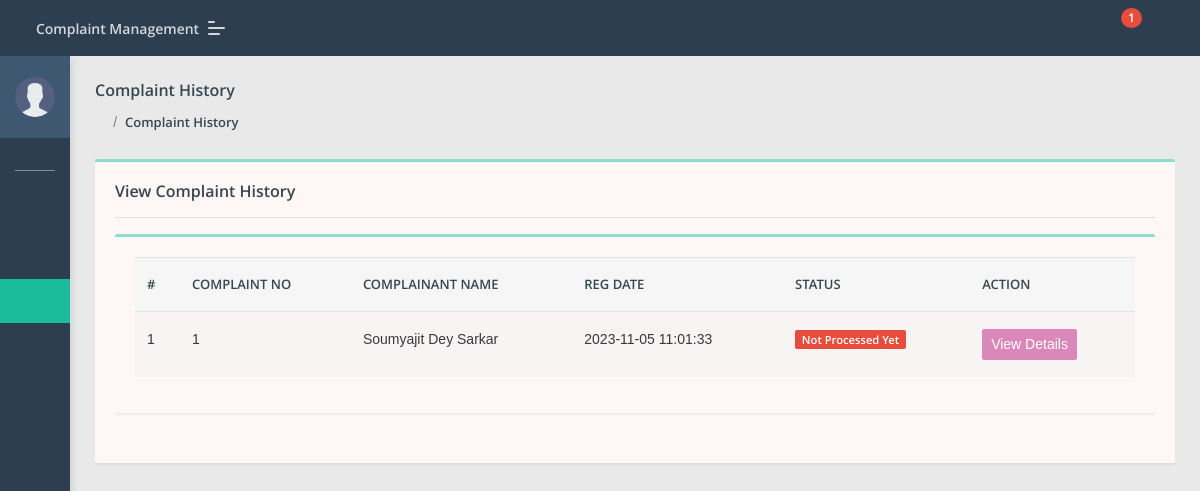
Page /cms/user/complaint-history.php (signed in) on the committed database.
### tables this page shows
CREATE TABLE `users` (
  `id` int(11) NOT NULL,
  `fullName` varchar(255) DEFAULT NULL,
  `userEmail` varchar(255) DEFAULT NULL,
  `password` varchar(255) DEFAULT NULL,
  `contactNo` bigint(11) DEFAULT NULL,
  `address` tinytext DEFAULT NULL,
  `State` varchar(255) DEFAULT NULL,
  `country` varchar(255) DEFAULT NULL,
  `pincode` int(6) DEFAULT NULL,
  `userImage` varchar(255) DEFAULT NULL,
  `regDate` timestamp NOT NULL DEFAULT current_timestamp(),
  `updationDate` timestamp NULL DEFAULT NULL,
  `status` int(1) DEFAULT NULL
);

CREATE TABLE `tblcomplaints` (
  `complaintNumber` int(11) NOT NULL,
  `userId` int(11) DEFAULT NULL,
  `category` int(11) DEFAULT NULL,
  `subcategory` varchar(255) DEFAULT NULL,
  `complaintType` varchar(255) DEFAULT NULL,
  `state` varchar(255) DEFAULT NULL,
  `noc` varchar(255) DEFAULT NULL,
  `complaintDetails` mediumtext DEFAULT NULL,
  `complaintFile` varchar(255) DEFAULT NULL,
  `regDate` timestamp NULL DEFAULT current_timestamp(),
  `status` varchar(50) DEFAULT NULL,
  `lastUpdationDate` timestamp NULL DEFAULT NULL ON UPDATE current_timestamp()
);

### cms/user/complaint-history.php (the view, shortened to what this page needs)
<?php
include('include/config.php');
if(strlen($_SESSION['id'])==0)
    {
header('location:index.php');
}
else{
?>
<!DOCTYPE html>
<html lang="en">
<head>
    <link rel="stylesheet" href="../admin/assets/css/style.css">
</head>
<body class="">
	<?php include('include/sidebar.php');?>
	<?php include('include/header.php');?>
<section class="pcoded-main-container">
    <div class="pcoded-content">
        <div class="page-header">
            <div class="page-block">
                <div class="row align-items-center">
                    <div class="col-md-12">
                        <div class="page-header-title">
                            <h5 class="m-b-10">Complaint History</h5>
                        </div>
                        <ul class="breadcrumb">
                            <li class="breadcrumb-item"><a href="dashboard.php"><i class="feather icon-home"></i></a></li>
                            <li class="breadcrumb-item"><a href="complaint-history.php">Complaint History</a></li>
                        </ul>
                    </div>
                </div>
            </div>
        </div>
        <div class="row">
            <div class="col-sm-12">
                <div class="card">
                    <div class="card-body">
                        <h5>View Complaint History</h5>
                        <hr>
                      <div class="row">
                            <div class="col-xl-12">
                <div class="card">
                    <div class="card-body table-border-style">
                        <div class="table-responsive">
                            <table class="table table-striped">
                                <thead>
                                        <tr><th>#</th>
											<th>Complaint No</th>
											<th>Complainant Name</th>
											<th>Reg Date</th>
											<th>Status</th>
											<th>Action</th>
										</tr>
                                </thead>
                                <tbody>
                                    <?php
$uid=$_SESSION['id'];
$query=mysqli_query($con,"select tblcomplaints.*,users.fullName as name from tblcomplaints join users on users.id=tblcomplaints.userId where tblcomplaints.userId='$uid'");
$cnt=1;
while($row=mysqli_fetch_array($query))
{
?>
                                        <tr>
                                            <td><?php echo htmlentities($cnt);?></td>
                                            <td><?php echo htmlentities($row['complaintNumber']);?></td>
                                            <td><?php echo htmlentities($row['name']);?></td>
                                            <td> <?php echo htmlentities($row['regDate']);?></td>
                                             <td>
                                                <?php $status=$row['status'];
                                                if($status==''): ?>
                                                <span class="badge badge-danger">Not Processed Yet</span>
                                            <?php elseif($status=='in process'):?>
                                             <span class="badge badge-warning">In Process</span>
                                         <?php elseif($status=='closed'):?>
                                             <span class="badge badge-success">Closed</span>
                                         <?php endif;?>
</td>
<td>   <a href="complaint-details.php?cid=<?php echo htmlentities($row['complaintNumber']);?>" class="btn btn-primary btn-sm"> View Details</a>
											</td>
                                        </tr>
                                        <?php $cnt=$cnt+1; } ?>
                                </tbody>
                            </table>
                        </div>
                    </div>
                </div>
            </div>
                        </div>
                    </div>
                </div>
            </div>
        </div>
    </div>
</section>
</body>
</html>
<?php } ?>

### cms/user/include/sidebar.php (shortened to what this page needs)
	<nav class="pcoded-navbar  ">
		<div class="navbar-wrapper  ">
			<div class="navbar-content scroll-div " >
				<div class="">
					<div class="main-menu-header">
						<?php
$id=intval($_SESSION["id"]);
$query=mysqli_query($con,"select * from users where id='$id'");
while($row=mysqli_fetch_array($query))
{
?>
						<img class="img-radius" src="../admin/assets/images/user/user.png" alt="User-Profile-Image">
						<div class="user-details">
						</div><?php } ?>
					</div>
				</div>
				<ul class="nav pcoded-inner-navbar ">
					<li class="nav-item pcoded-menu-caption">
					</li>
					<li class="nav-item">
					    <a href="dashboard.php" class="nav-link "><span class="pcoded-micon"><i class="feather icon-home"></i></span><span class="pcoded-mtext">Dashboard</span></a>
					</li>
					<li class="nav-item">
					    <a href="register-complaint.php" class="nav-link "><span class="pcoded-micon"><i class="feather icon-file-text"></i></span><span class="pcoded-mtext">Lodge Complaint</span></a>
					</li>
					<li class="nav-item">
					    <a href="complaint-history.php" class="nav-link "><span class="pcoded-micon"><i class="feather icon-align-justify"></i></span><span class="pcoded-mtext">Complaint History</span></a>
					</li>
				</ul>
			</div>
		</div>
	</nav>

### rows in the picture
tblcomplaints: complaintNumber "1", userId.fullName "Soumyajit Dey Sarkar", regDate "2023-11-05 11:01:33"

### other values in the picture
$num1 "1"
